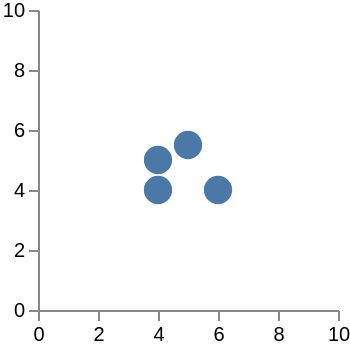

Write the Vega-Lite specification saved for this chart.
### Vega specification from a JSON file in a GitHub repository (floating-point values rounded to 4 significant figures)
{"$schema": "https://vega.github.io/schema/vega/v5.json", "width": 150, "height": 150, "data": [{"name": "source", "values": [{"x": 4, "y": 5, "label": "point1"}, {"x": 5, "y": 5.5, "label": "point2"}, {"x": 4, "y": 4, "label": "point3"}, {"x": 6, "y": 4, "label": "point4"}]}], "scales": [{"name": "x", "type": "linear", "domain": [0, 10], "range": "width"}, {"name": "y", "type": "linear", "domain": [0, 10], "range": "height"}], "axes": [{"scale": "x", "tickCount": 5, "orient": "bottom"}, {"scale": "y", "tickCount": 5, "orient": "left"}], "marks": [{"name": "baseMark", "type": "symbol", "from": {"data": "source"}, "encode": {"update": {"x": {"scale": "x", "field": "x"}, "y": {"scale": "y", "field": "y"}, "size": {"value": 200}}}}]}
